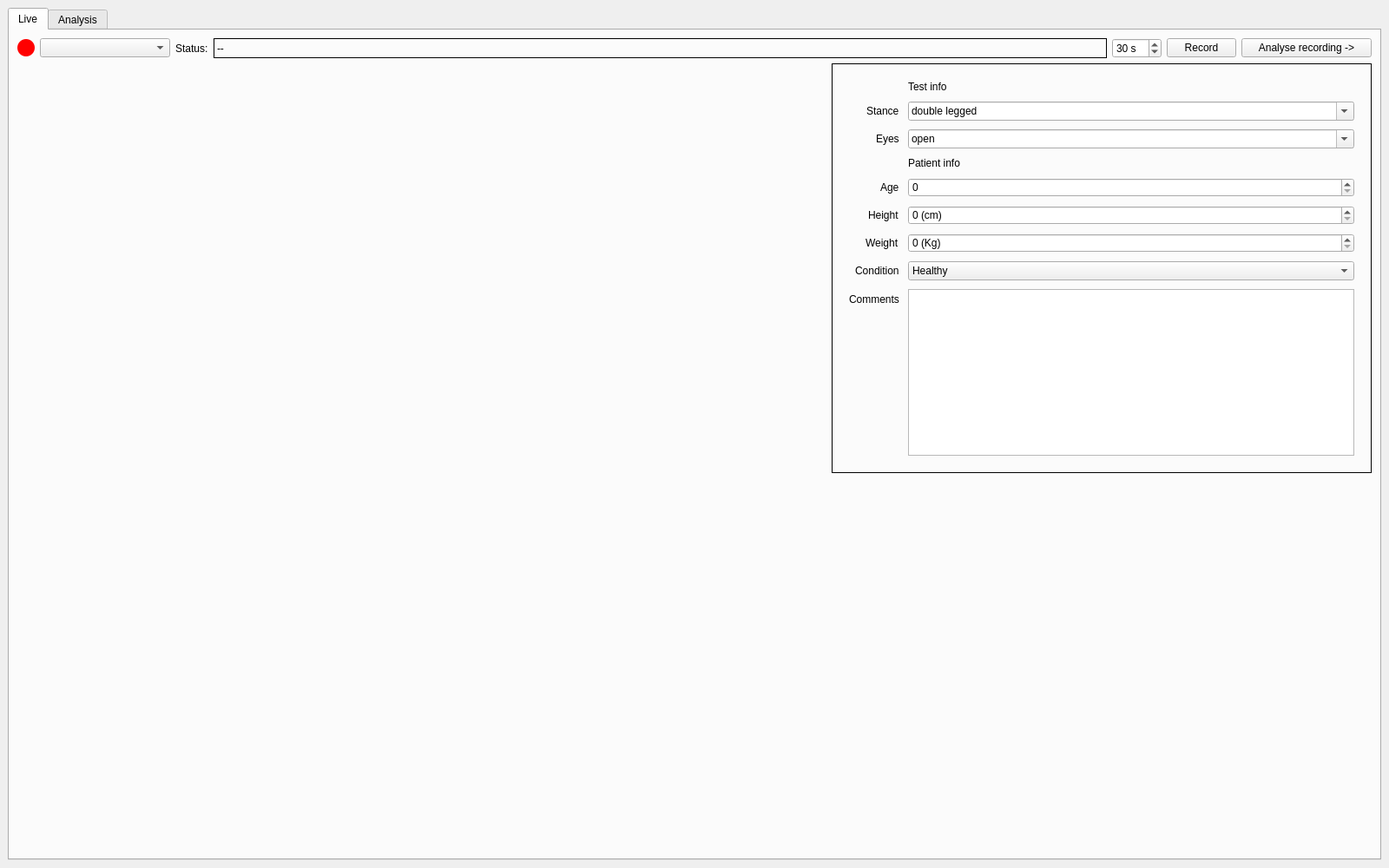
<?xml version="1.0" encoding="UTF-8"?>
<ui version="4.0">
 <class>MainWindow</class>
 <widget class="QMainWindow" name="MainWindow">
  <property name="geometry">
   <rect>
    <x>0</x>
    <y>0</y>
    <width>1600</width>
    <height>1000</height>
   </rect>
  </property>
  <property name="sizePolicy">
   <sizepolicy hsizetype="Expanding" vsizetype="Expanding">
    <horstretch>0</horstretch>
    <verstretch>0</verstretch>
   </sizepolicy>
  </property>
  <property name="windowTitle">
   <string>STEP</string>
  </property>
  <property name="iconSize">
   <size>
    <width>50</width>
    <height>50</height>
   </size>
  </property>
  <property name="toolButtonStyle">
   <enum>Qt::ToolButtonIconOnly</enum>
  </property>
  <widget class="QWidget" name="centralwidget">
   <property name="layoutDirection">
    <enum>Qt::LeftToRight</enum>
   </property>
   <property name="autoFillBackground">
    <bool>false</bool>
   </property>
   <layout class="QVBoxLayout" name="verticalLayout">
    <item>
     <widget class="QTabWidget" name="modes">
      <property name="styleSheet">
       <string notr="true"/>
      </property>
      <property name="currentIndex">
       <number>0</number>
      </property>
      <widget class="QWidget" name="livetab">
       <property name="sizePolicy">
        <sizepolicy hsizetype="Preferred" vsizetype="Preferred">
         <horstretch>0</horstretch>
         <verstretch>0</verstretch>
        </sizepolicy>
       </property>
       <attribute name="title">
        <string>Live</string>
       </attribute>
       <layout class="QVBoxLayout" name="verticalLayout_5" stretch="0,1">
        <item>
         <layout class="QHBoxLayout" name="horizontalLayout">
          <item>
           <widget class="QPushButton" name="statuslight">
            <property name="sizePolicy">
             <sizepolicy hsizetype="Fixed" vsizetype="Fixed">
              <horstretch>0</horstretch>
              <verstretch>0</verstretch>
             </sizepolicy>
            </property>
            <property name="minimumSize">
             <size>
              <width>20</width>
              <height>20</height>
             </size>
            </property>
            <property name="maximumSize">
             <size>
              <width>20</width>
              <height>20</height>
             </size>
            </property>
            <property name="styleSheet">
             <string notr="true">border-color: rgb(0, 0, 0);
background-color: rgb(255, 0, 0);
border-radius: 10px; </string>
            </property>
            <property name="text">
             <string/>
            </property>
           </widget>
          </item>
          <item>
           <widget class="QComboBox" name="comport">
            <property name="sizePolicy">
             <sizepolicy hsizetype="Minimum" vsizetype="Fixed">
              <horstretch>0</horstretch>
              <verstretch>0</verstretch>
             </sizepolicy>
            </property>
            <property name="minimumSize">
             <size>
              <width>150</width>
              <height>0</height>
             </size>
            </property>
           </widget>
          </item>
          <item>
           <widget class="QLabel" name="label">
            <property name="text">
             <string>Status:</string>
            </property>
           </widget>
          </item>
          <item>
           <widget class="QLabel" name="statustext">
            <property name="sizePolicy">
             <sizepolicy hsizetype="Expanding" vsizetype="Preferred">
              <horstretch>0</horstretch>
              <verstretch>0</verstretch>
             </sizepolicy>
            </property>
            <property name="frameShape">
             <enum>QFrame::Box</enum>
            </property>
            <property name="text">
             <string>--</string>
            </property>
           </widget>
          </item>
          <item>
           <widget class="QSpinBox" name="recordlength">
            <property name="suffix">
             <string> s</string>
            </property>
            <property name="minimum">
             <number>1</number>
            </property>
            <property name="maximum">
             <number>120</number>
            </property>
            <property name="value">
             <number>30</number>
            </property>
           </widget>
          </item>
          <item>
           <widget class="QPushButton" name="startrecording">
            <property name="text">
             <string>Record</string>
            </property>
           </widget>
          </item>
          <item>
           <widget class="QPushButton" name="analyserecording">
            <property name="minimumSize">
             <size>
              <width>150</width>
              <height>0</height>
             </size>
            </property>
            <property name="text">
             <string>Analyse recording -&gt;</string>
            </property>
           </widget>
          </item>
         </layout>
        </item>
        <item>
         <layout class="QHBoxLayout" name="datadisplay" stretch="3,2">
          <item>
           <widget class="Stabilogram" name="livestabilogramwidget" native="true">
            <property name="sizePolicy">
             <sizepolicy hsizetype="Minimum" vsizetype="Minimum">
              <horstretch>0</horstretch>
              <verstretch>0</verstretch>
             </sizepolicy>
            </property>
            <property name="minimumSize">
             <size>
              <width>800</width>
              <height>800</height>
             </size>
            </property>
            <property name="styleSheet">
             <string notr="true"/>
            </property>
           </widget>
          </item>
          <item>
           <layout class="QVBoxLayout" name="livedisplayright" stretch="0,0,0">
            <item>
             <widget class="QFrame" name="frame">
              <property name="minimumSize">
               <size>
                <width>400</width>
                <height>300</height>
               </size>
              </property>
              <property name="styleSheet">
               <string notr="true">border-color: rgb(0, 0, 0);</string>
              </property>
              <property name="frameShape">
               <enum>QFrame::Box</enum>
              </property>
              <property name="frameShadow">
               <enum>QFrame::Plain</enum>
              </property>
              <layout class="QHBoxLayout" name="horizontalLayout_2">
               <item>
                <layout class="QFormLayout" name="formLayout">
                 <property name="fieldGrowthPolicy">
                  <enum>QFormLayout::AllNonFixedFieldsGrow</enum>
                 </property>
                 <property name="rowWrapPolicy">
                  <enum>QFormLayout::DontWrapRows</enum>
                 </property>
                 <property name="labelAlignment">
                  <set>Qt::AlignRight|Qt::AlignTrailing|Qt::AlignVCenter</set>
                 </property>
                 <property name="formAlignment">
                  <set>Qt::AlignLeading|Qt::AlignLeft|Qt::AlignTop</set>
                 </property>
                 <property name="horizontalSpacing">
                  <number>10</number>
                 </property>
                 <property name="verticalSpacing">
                  <number>10</number>
                 </property>
                 <property name="leftMargin">
                  <number>10</number>
                 </property>
                 <property name="topMargin">
                  <number>10</number>
                 </property>
                 <property name="rightMargin">
                  <number>10</number>
                 </property>
                 <property name="bottomMargin">
                  <number>10</number>
                 </property>
                 <item row="1" column="0">
                  <widget class="QLabel" name="stancelabel">
                   <property name="text">
                    <string>Stance</string>
                   </property>
                  </widget>
                 </item>
                 <item row="1" column="1">
                  <widget class="QComboBox" name="stanceselect">
                   <property name="editable">
                    <bool>true</bool>
                   </property>
                   <property name="currentText">
                    <string>double legged</string>
                   </property>
                   <property name="currentIndex">
                    <number>0</number>
                   </property>
                   <item>
                    <property name="text">
                     <string>double legged</string>
                    </property>
                   </item>
                   <item>
                    <property name="text">
                     <string>left leg</string>
                    </property>
                   </item>
                   <item>
                    <property name="text">
                     <string>right leg</string>
                    </property>
                   </item>
                   <item>
                    <property name="text">
                     <string>tandem</string>
                    </property>
                   </item>
                  </widget>
                 </item>
                 <item row="2" column="0">
                  <widget class="QLabel" name="eyelabel">
                   <property name="text">
                    <string>Eyes</string>
                   </property>
                  </widget>
                 </item>
                 <item row="2" column="1">
                  <widget class="QComboBox" name="eyeselect">
                   <property name="editable">
                    <bool>true</bool>
                   </property>
                   <property name="currentText">
                    <string>open</string>
                   </property>
                   <item>
                    <property name="text">
                     <string>open</string>
                    </property>
                   </item>
                   <item>
                    <property name="text">
                     <string>closed</string>
                    </property>
                   </item>
                  </widget>
                 </item>
                 <item row="3" column="0">
                  <widget class="Line" name="line">
                   <property name="orientation">
                    <enum>Qt::Horizontal</enum>
                   </property>
                  </widget>
                 </item>
                 <item row="3" column="1">
                  <widget class="QLabel" name="patientinfolabel">
                   <property name="styleSheet">
                    <string notr="true">font: 75 10pt &quot;MS Shell Dlg 2&quot;;</string>
                   </property>
                   <property name="text">
                    <string>Patient info</string>
                   </property>
                  </widget>
                 </item>
                 <item row="4" column="0">
                  <widget class="QLabel" name="agelabel">
                   <property name="text">
                    <string>Age</string>
                   </property>
                  </widget>
                 </item>
                 <item row="4" column="1">
                  <widget class="QSpinBox" name="ageselect">
                   <property name="maximum">
                    <number>130</number>
                   </property>
                  </widget>
                 </item>
                 <item row="5" column="0">
                  <widget class="QLabel" name="heightlabel">
                   <property name="text">
                    <string>Height</string>
                   </property>
                  </widget>
                 </item>
                 <item row="5" column="1">
                  <widget class="QSpinBox" name="heightselect">
                   <property name="suffix">
                    <string> (cm)</string>
                   </property>
                   <property name="maximum">
                    <number>260</number>
                   </property>
                  </widget>
                 </item>
                 <item row="6" column="0">
                  <widget class="QLabel" name="weightlabel">
                   <property name="text">
                    <string>Weight</string>
                   </property>
                  </widget>
                 </item>
                 <item row="6" column="1">
                  <widget class="QSpinBox" name="weightselect">
                   <property name="suffix">
                    <string> (Kg)</string>
                   </property>
                   <property name="maximum">
                    <number>1000</number>
                   </property>
                  </widget>
                 </item>
                 <item row="8" column="0">
                  <widget class="QLabel" name="commentlabel">
                   <property name="text">
                    <string>Comments</string>
                   </property>
                  </widget>
                 </item>
                 <item row="8" column="1">
                  <widget class="QPlainTextEdit" name="commentedit">
                   <property name="sizePolicy">
                    <sizepolicy hsizetype="Minimum" vsizetype="Minimum">
                     <horstretch>0</horstretch>
                     <verstretch>0</verstretch>
                    </sizepolicy>
                   </property>
                   <property name="minimumSize">
                    <size>
                     <width>100</width>
                     <height>50</height>
                    </size>
                   </property>
                  </widget>
                 </item>
                 <item row="7" column="0">
                  <widget class="QLabel" name="conditionlabel">
                   <property name="text">
                    <string>Condition</string>
                   </property>
                  </widget>
                 </item>
                 <item row="7" column="1">
                  <widget class="QComboBox" name="conditionselect">
                   <item>
                    <property name="text">
                     <string>Healthy</string>
                    </property>
                   </item>
                   <item>
                    <property name="text">
                     <string>Parkinsons</string>
                    </property>
                   </item>
                   <item>
                    <property name="text">
                     <string>Stroke</string>
                    </property>
                   </item>
                  </widget>
                 </item>
                 <item row="0" column="1">
                  <widget class="QLabel" name="testinfolabel">
                   <property name="styleSheet">
                    <string notr="true">font: 75 10pt &quot;MS Shell Dlg 2&quot;;</string>
                   </property>
                   <property name="text">
                    <string>Test info</string>
                   </property>
                  </widget>
                 </item>
                </layout>
               </item>
              </layout>
             </widget>
            </item>
            <item>
             <widget class="ApMl" name="liveapwidget" native="true">
              <property name="sizePolicy">
               <sizepolicy hsizetype="Minimum" vsizetype="Minimum">
                <horstretch>0</horstretch>
                <verstretch>0</verstretch>
               </sizepolicy>
              </property>
              <property name="minimumSize">
               <size>
                <width>400</width>
                <height>200</height>
               </size>
              </property>
              <property name="styleSheet">
               <string notr="true"/>
              </property>
             </widget>
            </item>
            <item>
             <widget class="ApMl" name="livemlwidget" native="true">
              <property name="sizePolicy">
               <sizepolicy hsizetype="Minimum" vsizetype="Minimum">
                <horstretch>0</horstretch>
                <verstretch>0</verstretch>
               </sizepolicy>
              </property>
              <property name="minimumSize">
               <size>
                <width>400</width>
                <height>200</height>
               </size>
              </property>
              <property name="styleSheet">
               <string notr="true"/>
              </property>
             </widget>
            </item>
           </layout>
          </item>
         </layout>
        </item>
       </layout>
      </widget>
      <widget class="QWidget" name="analysistab">
       <attribute name="title">
        <string>Analysis</string>
       </attribute>
       <layout class="QVBoxLayout" name="verticalLayout_2" stretch="0,1">
        <item>
         <layout class="QHBoxLayout" name="analysistoolbar">
          <item>
           <widget class="QPushButton" name="analysisopenfile">
            <property name="text">
             <string>Open</string>
            </property>
           </widget>
          </item>
          <item>
           <widget class="QPushButton" name="analysisplay">
            <property name="text">
             <string>⏯️</string>
            </property>
           </widget>
          </item>
          <item>
           <widget class="QLabel" name="currenttime">
            <property name="minimumSize">
             <size>
              <width>30</width>
              <height>0</height>
             </size>
            </property>
            <property name="text">
             <string>--</string>
            </property>
            <property name="alignment">
             <set>Qt::AlignCenter</set>
            </property>
           </widget>
          </item>
          <item>
           <widget class="QSlider" name="timeslider">
            <property name="orientation">
             <enum>Qt::Horizontal</enum>
            </property>
           </widget>
          </item>
          <item>
           <widget class="QLabel" name="maxtime">
            <property name="minimumSize">
             <size>
              <width>30</width>
              <height>0</height>
             </size>
            </property>
            <property name="text">
             <string>--</string>
            </property>
            <property name="alignment">
             <set>Qt::AlignCenter</set>
            </property>
           </widget>
          </item>
          <item>
           <widget class="QPushButton" name="analysisrestart">
            <property name="text">
             <string>Restart</string>
            </property>
           </widget>
          </item>
          <item>
           <widget class="QPushButton" name="saverecording">
            <property name="text">
             <string>Save report</string>
            </property>
           </widget>
          </item>
          <item>
           <widget class="QPushButton" name="viewselection">
            <property name="text">
             <string>Views</string>
            </property>
           </widget>
          </item>
         </layout>
        </item>
        <item>
         <widget class="QScrollArea" name="analysisscrollarea">
          <property name="widgetResizable">
           <bool>true</bool>
          </property>
          <widget class="QWidget" name="analysiswidgetarea">
           <property name="geometry">
            <rect>
             <x>0</x>
             <y>0</y>
             <width>1568</width>
             <height>930</height>
            </rect>
           </property>
           <layout class="QVBoxLayout" name="verticalLayout_3">
            <item>
             <layout class="QGridLayout" name="analysiswidgetgrid">
              <item row="1" column="1">
               <widget class="QWidget" name="widget_4" native="true">
                <property name="styleSheet">
                 <string notr="true">background-color: rgb(191, 191, 191);
border-color: rgb(0, 0, 0);</string>
                </property>
               </widget>
              </item>
              <item row="1" column="0">
               <widget class="QWidget" name="widget_2" native="true">
                <property name="minimumSize">
                 <size>
                  <width>0</width>
                  <height>400</height>
                 </size>
                </property>
                <property name="styleSheet">
                 <string notr="true">border-color: rgb(0, 0, 0);
border-thickness: 1px;
</string>
                </property>
                <layout class="QHBoxLayout" name="horizontalLayout_3">
                 <item>
                  <widget class="QTableWidget" name="tableWidget"/>
                 </item>
                </layout>
               </widget>
              </item>
              <item row="0" column="0">
               <widget class="Stabilogram" name="widget" native="true">
                <property name="minimumSize">
                 <size>
                  <width>400</width>
                  <height>400</height>
                 </size>
                </property>
                <property name="styleSheet">
                 <string notr="true">background-color: rgb(207, 207, 207);
border-color: rgb(0, 0, 0);</string>
                </property>
               </widget>
              </item>
              <item row="0" column="1">
               <widget class="QWidget" name="verticalWidget" native="true">
                <property name="minimumSize">
                 <size>
                  <width>400</width>
                  <height>200</height>
                 </size>
                </property>
                <layout class="QVBoxLayout" name="verticalLayout_4">
                 <item>
                  <widget class="ApMl" name="analysisapwidget" native="true">
                   <property name="minimumSize">
                    <size>
                     <width>400</width>
                     <height>200</height>
                    </size>
                   </property>
                  </widget>
                 </item>
                 <item>
                  <widget class="ApMl" name="analysismlwidget" native="true">
                   <property name="minimumSize">
                    <size>
                     <width>400</width>
                     <height>200</height>
                    </size>
                   </property>
                  </widget>
                 </item>
                </layout>
               </widget>
              </item>
             </layout>
            </item>
           </layout>
          </widget>
         </widget>
        </item>
       </layout>
      </widget>
     </widget>
    </item>
   </layout>
  </widget>
 </widget>
 <customwidgets>
  <customwidget>
   <class>Stabilogram</class>
   <extends>QWidget</extends>
   <header>widgets</header>
   <container>1</container>
  </customwidget>
  <customwidget>
   <class>ApMl</class>
   <extends>QWidget</extends>
   <header>widgets</header>
   <container>1</container>
  </customwidget>
 </customwidgets>
 <resources/>
 <connections/>
</ui>
